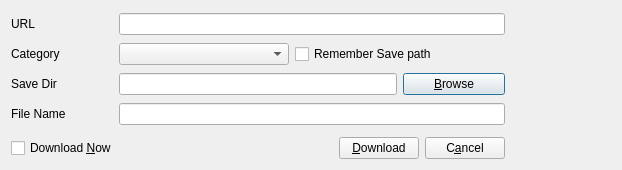
<?xml version="1.0" encoding="UTF-8"?>
<ui version="4.0">
 <class>DownloadDialog</class>
 <widget class="QDialog" name="DownloadDialog">
  <property name="geometry">
   <rect>
    <x>0</x>
    <y>0</y>
    <width>622</width>
    <height>162</height>
   </rect>
  </property>
  <property name="sizePolicy">
   <sizepolicy hsizetype="Fixed" vsizetype="Fixed">
    <horstretch>0</horstretch>
    <verstretch>0</verstretch>
   </sizepolicy>
  </property>
  <property name="minimumSize">
   <size>
    <width>0</width>
    <height>0</height>
   </size>
  </property>
  <property name="maximumSize">
   <size>
    <width>16777215</width>
    <height>16777215</height>
   </size>
  </property>
  <property name="windowTitle">
   <string>Dialog</string>
  </property>
  <layout class="QGridLayout" name="gridLayout_2">
   <item row="0" column="0" colspan="4">
    <layout class="QGridLayout" name="gridLayout">
     <item row="0" column="0">
      <widget class="QLabel" name="label">
       <property name="text">
        <string>URL          </string>
       </property>
      </widget>
     </item>
     <item row="0" column="1" colspan="3">
      <widget class="QLineEdit" name="leURL"/>
     </item>
     <item row="1" column="0">
      <widget class="QLabel" name="label_3">
       <property name="text">
        <string>Category</string>
       </property>
      </widget>
     </item>
     <item row="1" column="1">
      <widget class="QComboBox" name="comboBox">
       <property name="minimumSize">
        <size>
         <width>170</width>
         <height>0</height>
        </size>
       </property>
      </widget>
     </item>
     <item row="1" column="2" colspan="2">
      <widget class="QCheckBox" name="cbRemember">
       <property name="text">
        <string>Remember Save path</string>
       </property>
      </widget>
     </item>
     <item row="2" column="0">
      <widget class="QLabel" name="label_2">
       <property name="text">
        <string>Save Dir </string>
       </property>
      </widget>
     </item>
     <item row="2" column="1" colspan="2">
      <widget class="QLineEdit" name="leSaveDir"/>
     </item>
     <item row="2" column="3">
      <widget class="QPushButton" name="pbBrowse">
       <property name="text">
        <string>&amp;Browse</string>
       </property>
      </widget>
     </item>
     <item row="3" column="0">
      <widget class="QLabel" name="label_4">
       <property name="text">
        <string>File Name</string>
       </property>
      </widget>
     </item>
     <item row="3" column="1" colspan="3">
      <widget class="QLineEdit" name="leFName"/>
     </item>
    </layout>
   </item>
   <item row="0" column="4">
    <layout class="QVBoxLayout" name="verticalLayout">
     <item>
      <widget class="QLabel" name="lbImage">
       <property name="minimumSize">
        <size>
         <width>100</width>
         <height>100</height>
        </size>
       </property>
       <property name="maximumSize">
        <size>
         <width>100</width>
         <height>100</height>
        </size>
       </property>
       <property name="text">
        <string/>
       </property>
       <property name="scaledContents">
        <bool>true</bool>
       </property>
       <property name="alignment">
        <set>Qt::AlignCenter</set>
       </property>
      </widget>
     </item>
     <item>
      <widget class="QLabel" name="lbUkuran">
       <property name="text">
        <string/>
       </property>
       <property name="alignment">
        <set>Qt::AlignCenter</set>
       </property>
      </widget>
     </item>
    </layout>
   </item>
   <item row="1" column="0">
    <widget class="QCheckBox" name="cbDownloadNow">
     <property name="text">
      <string>Download &amp;Now</string>
     </property>
    </widget>
   </item>
   <item row="1" column="1">
    <spacer name="horizontalSpacer_2">
     <property name="orientation">
      <enum>Qt::Horizontal</enum>
     </property>
     <property name="sizeHint" stdset="0">
      <size>
       <width>215</width>
       <height>20</height>
      </size>
     </property>
    </spacer>
   </item>
   <item row="1" column="2">
    <widget class="QPushButton" name="pbDownload">
     <property name="text">
      <string>&amp;Download</string>
     </property>
    </widget>
   </item>
   <item row="1" column="3">
    <widget class="QPushButton" name="pbCancle">
     <property name="text">
      <string>C&amp;ancel</string>
     </property>
    </widget>
   </item>
  </layout>
 </widget>
 <tabstops>
  <tabstop>pbDownload</tabstop>
  <tabstop>cbDownloadNow</tabstop>
  <tabstop>pbCancle</tabstop>
  <tabstop>leURL</tabstop>
  <tabstop>comboBox</tabstop>
  <tabstop>cbRemember</tabstop>
  <tabstop>leSaveDir</tabstop>
  <tabstop>pbBrowse</tabstop>
 </tabstops>
 <resources/>
 <connections/>
</ui>
